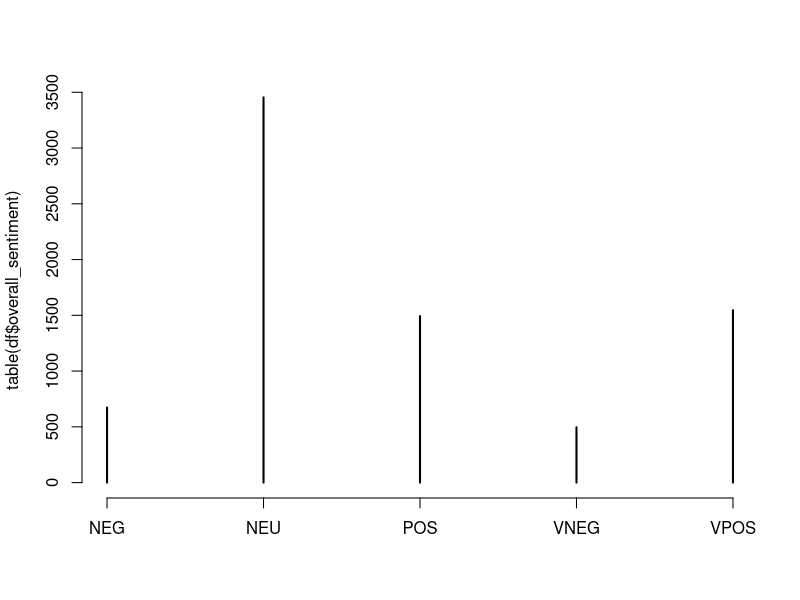
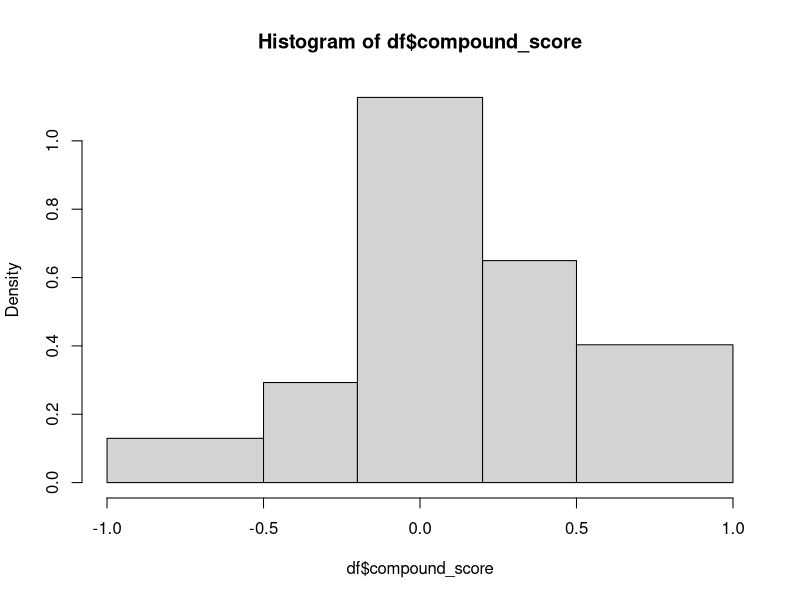
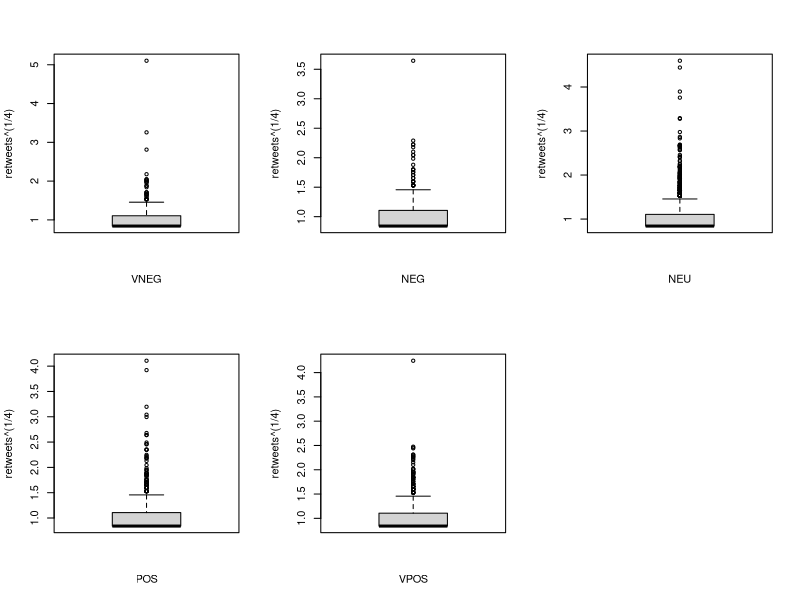
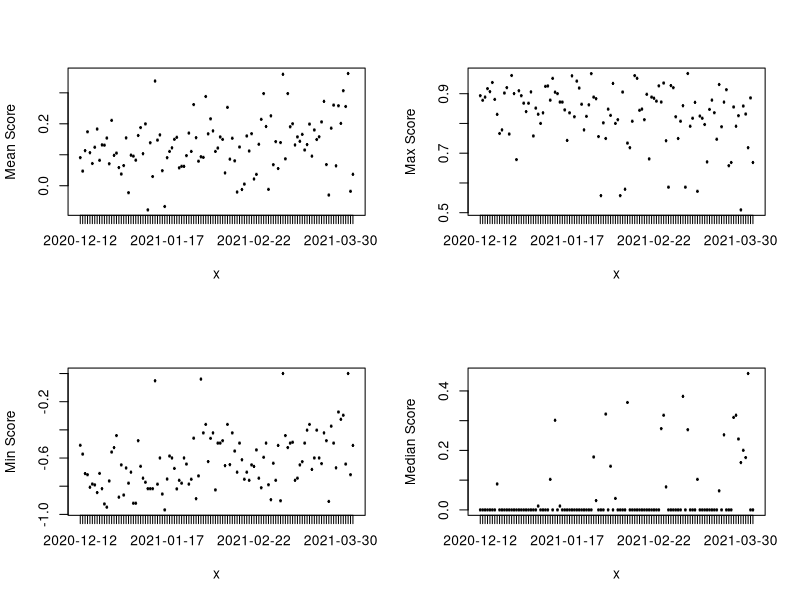

Here is the R script that generated these plots, in order:
getwd()
setwd("/Users/eylulaygun/Desktop/Year\ 5/stat\ 447B/CovidSentimentAnalysis")

# read dataframe and perform basic transformations
df <- read.csv("updated_dataframe-apr06-2.csv")
training_set <- read.csv("training_set.csv")
testing_set <- read.csv("testing_set.csv")

# Data visualizations
summary(df)

plot(table(df$overall_sentiment))
hist(df$compound_score, c(-1, -0.5, -0.2, 0.2, 0.5, 1))  # distribution, skewed towards positive

cor.test(df$retweets, df$favorites,  method = "spearman") # reject null hypothesis
cor.test(df$retweets, df$compound_score, method = "spearman") # can't reject
cor.test(df$favorites, df$compound_score, method = "spearman") # reject null hypothesis

labels =  c("VNEG", "NEG", "NEU", "POS", "VPOS")
par(mfrow=c(2,3))
for (i in 1:5){
  sentiment_i_retweets = df$retweets2[which(df$overall_sentiment == labels[i])]
  sentiment_i_scores = df$compound_score[which(df$overall_sentiment == labels[i])]
  print(head(sentiment_i_scores))
  print(labels[i])
  #boxplot(sentiment_i_scores, xlab = labels[i], ylab= "scores")
  boxplot(sentiment_i_retweets, xlab = labels[i], ylab= "retweets^(1/4)")
}

table(training_set$user_location)
table(training_set$user_verified)
table(testing_set$user_verified)
par(mfrow=c(2,2))
# see how average compound score has changed over time for tweets
mean_score_by_day = aggregate(training_set$compound_score, by = list(training_set$date), FUN = mean )
plot( x = as.factor(mean_score_by_day$Group.1), y= mean_score_by_day$x, ylab = "Mean Score") 
max_score_by_date =  aggregate(training_set$compound_score, by = list(training_set$date), FUN = max )
plot( x = as.factor(max_score_by_date$Group.1), y= max_score_by_date$x, ylab = "Max Score") 
min_score_by_date = aggregate(training_set$compound_score, by= list(training_set$date), FUN = min)
plot( x = as.factor(min_score_by_date$Group.1), y= min_score_by_date$x, ylab = "Min Score") # increasing trend
median_score_by_date = aggregate(training_set$compound_score, by= list(training_set$date), FUN = median)
plot( x = as.factor(median_score_by_date$Group.1), y= median_score_by_date$x, ylab = "Median Score") # slightly? increase, most values are zero.

difference_min_max = max_score_by_date$x - min_score_by_date$x # over time, tweets get "milder"
